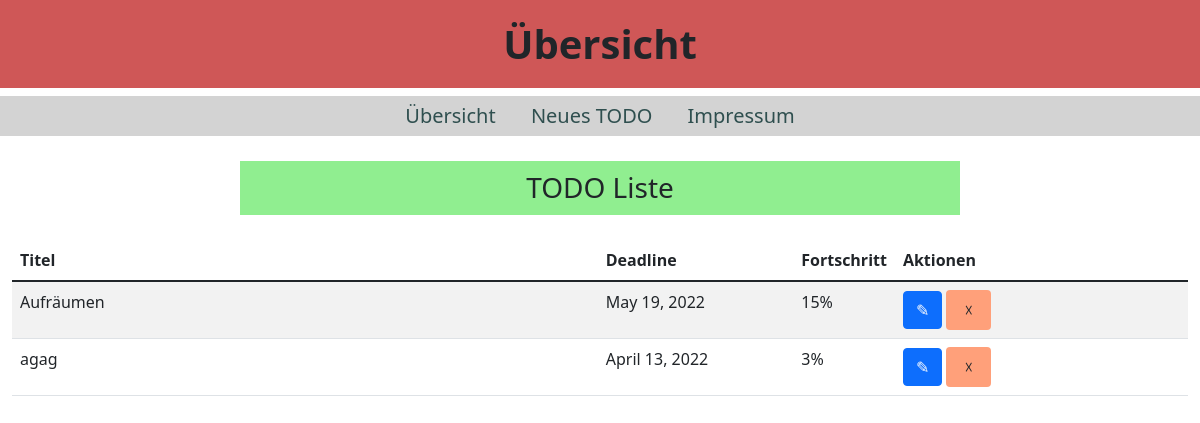
The app's page /, older data.
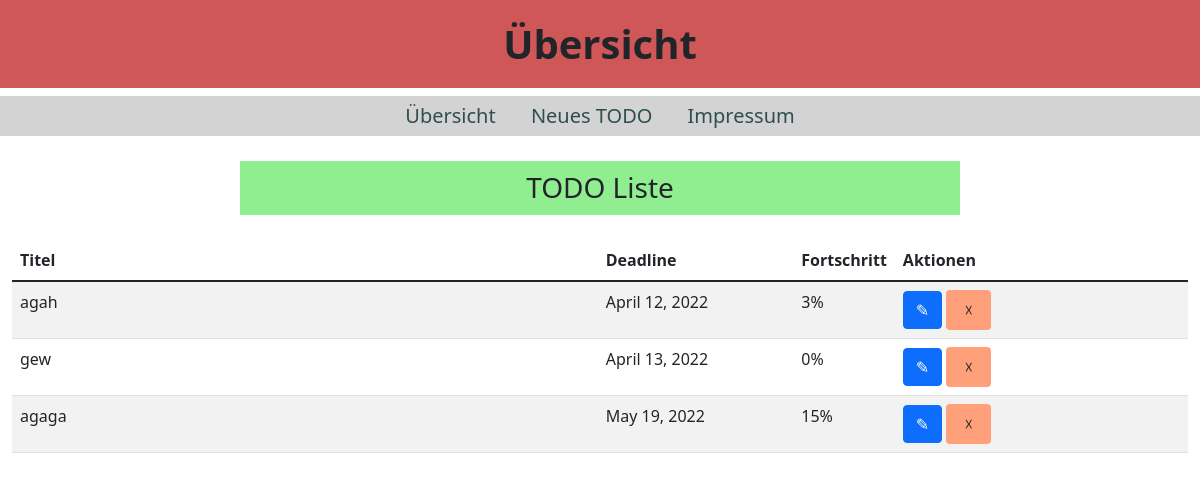
The same page, newer data.
### firstapp/models.py (models this page shows, shortened)
class Todo(models.Model):
    title = models.CharField(max_length=250)
    deadline = models.DateField()
    percent = models.PositiveIntegerField(default=0)

### firstapp/views.py (the view)
# urls.py: path('', views.homepage, name='Übersicht'),
def homepage(request):
    todos = Todo.objects.all()
    context ={'todos' : todos}
    return render(request,'firstapp/Übersicht.html', context)

### firstapp/templates/firstapp/Übersicht.html (shortened to what this page needs)
<!DOCTYPE html>
<html lang="de">
<head>
    <link href="https://cdn.jsdelivr.net/npm/bootstrap@5.1.3/dist/css/bootstrap.min.css"
          rel="stylesheet"
>
</head>
<body>
    <header>
        <h1><b>Übersicht</b></h1>
    </header>
    <nav>
        <a href="{% url 'Übersicht' %}">Übersicht</a>
        <a href="{% url 'New' %}">Neues TODO</a>
        <a href="{% url 'Impressum' %}">Impressum</a>
    </nav>
    <h3>TODO Liste</h3>
    <div class="container-fluid">
      <div class="table-responsive">
        <table id="mainTable" class="table table-striped table-hover">
          <thead>
            <tr>
              <th>Titel</th>
              <th>Deadline</th>
              <th>Fortschritt</th>
              <th>Aktionen</th>
            </tr>
          </thead>
          <tbody>
            {% for todo in todos %}
              <tr>
                <td class="col-lg-6">{{todo.title|truncatechars:160}}</td>
                <td class="col-sm-2">{{todo.deadline.date}}</td>
                <td class="col-sm-1">{{todo.percent}}%</td>
                <td class="col-sm-3">
                  <a class="btn btn-primary" href="{% url 'edit' todo.id %}" role="button">&#x270E</a>
                  <a class="btn close" href="{% url 'delete' todo.id %}" role="button">&#9747</a>
                </td>
              </tr>
            {% endfor %}
          </tbody>
        </table>
      </div>
    </div>
</body>
</html>

### firstapp/templates/firstapp/Übersicht.html (style rules this page uses)
h1 { padding: 20px; text-align: center; font-size: 40px; background-color: rgb(207, 87, 87); }
nav { padding: 5px; text-align: center; font-size: 20px; width: 100%; background-color: lightgrey; color: black; }
a { color:darkslategrey; padding-left: 15px; padding-right: 15px; text-decoration: none; }
h3 { margin: 25px 20%; padding: 10px; background-color: lightgreen; text-align: center; }
.close { padding: 7px 17px; background-color: lightsalmon; }

Row changes from the older to the newer data that the page shows:
removed Todo: title "Aufräumen", deadline "May 19, 2022", percent "15"
removed Todo: title "agag", deadline "April 13, 2022", percent "3"
added Todo: title "agah", deadline "April 12, 2022", percent "3"
added Todo: title "gew", deadline "April 13, 2022", percent "0"
added Todo: title "agaga", deadline "May 19, 2022", percent "15"
